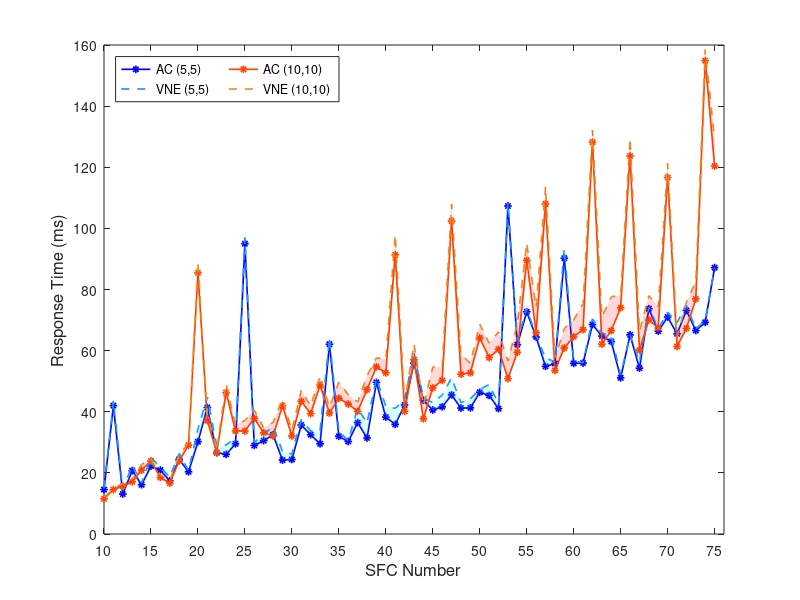

Write MATLAB code to recreate this figure.
clc
clearvars
close all


% 纵轴为运行时间的数据
color = ['#0072BD','#77AC30','#D95319',	'#7E2F8E',	'#EDB120'];
sfc_num= [10, 11, 12, 13, 14, 15, 16, 17, 18, 19, 20, 21, 22, 23, 24, 25, 26, 27, 28, 29, 30, 31, 32, 33, 34, 35, 36, 37, 38, 39, 40, 41, 42, 43, 44, 45, 46, 47, 48, 49, 50, 51, 52, 53, 54, 55, 56, 57, 58, 59, 60, 61, 62, 63, 64, 65, 66, 67, 68, 69, 70, 71, 72, 73, 74, 75];

% ac_duration = [0.007128900000000105, 0.007769899999999996, 0.009443400000000324, 0.008900499999999756, 0.02828469999999994, 0.010093400000000141, 0.015532800000000346, 0.012961900000000082, 0.01125430000000005, 0.013493200000000094, 0.014357400000000187, 0.013367699999999871, 0.015126899999999832, 0.021222499999999922, 0.019562300000000032, 0.021875899999999948, 0.02206650000000021, 0.024029099999999914, 0.0224445000000002, 0.021423200000000087, 0.023065800000000358, 0.021336699999999986, 0.02428410000000003, 0.02402919999999975, 0.024617600000000017, 0.023813000000000084, 0.024326000000000292, 0.025383000000000155, 0.024995999999999796, 0.026695200000000252, 0.02524689999999996, 0.027900100000000094, 0.02505170000000012, 0.026897599999999855, 0.027756399999999903, 0.027472299999999894, 0.028657000000000377, 0.028418600000000183, 0.05830370000000018, 0.029331899999999855, 0.029827599999999954] ;
% VNE_duration = [0.00863809999999976, 0.008984799999999904, 0.013090700000000233, 0.011346799999999657, 0.02924339999999992, 0.01089360000000017, 0.01791570000000009, 0.01480630000000005, 0.014243299999999959, 0.02116130000000016, 0.018841600000000014, 0.01922310000000005, 0.0234877, 0.02559900000000015, 0.025266199999999905, 0.030660099999999968, 0.03498860000000015, 0.03011600000000003, 0.02484490000000017, 0.03329449999999978, 0.02757820000000022, 0.02888309999999983, 0.026155699999999893, 0.027589699999999606, 0.03295640000000022, 0.033654000000000295, 0.026961800000000036, 0.030502499999999877, 0.034228099999999984, 0.034123000000000125, 0.03407820000000017, 0.031031900000000334, 0.034303799999999995, 0.0295141000000001, 0.037971999999999895, 0.03293210000000002, 0.031708200000000186, 0.033485100000000045, 0.06338279999999985, 0.03260609999999975, 0.03213350000000004] ;


% ac_duration_5 = [0.0075494000000002615, 0.009075699999999909, 0.011228000000000016, 0.01013860000000033, 0.03803650000000003, 0.011077600000000132, 0.013498599999999694, 0.013995599999999886, 0.013459099999999946, 0.018773200000000045, 0.02372160000000001, 0.023338400000000092, 0.01581530000000031, 0.0181180000000003, 0.017897699999999794, 0.017923300000000086, 0.017000799999999927, 0.019462700000000055, 0.02086980000000027, 0.01815049999999996, 0.020878199999999847, 0.02087260000000013, 0.020890000000000075, 0.02248109999999981, 0.020358700000000063, 0.022898699999999828, 0.025149800000000333, 0.0220186, 0.02753110000000003, 0.02500619999999998, 0.026377199999999767, 0.033728599999999886, 0.026001599999999847, 0.02523989999999987, 0.02769379999999977, 0.026455600000000246, 0.026169300000000284, 0.028556700000000212, 0.05511580000000027, 0.026176399999999767, 0.029789199999999738] ;
% VNE_duration_5 = [0.00799240000000001, 0.010352799999999718, 0.013792000000000026, 0.01595890000000022, 0.0416512, 0.016999600000000115, 0.019991999999999788, 0.017279799999999845, 0.01638509999999993, 0.026685599999999976, 0.025831099999999996, 0.026401700000000083, 0.017953600000000236, 0.02192740000000004, 0.021953799999999912, 0.021841600000000128, 0.02933880000000011, 0.02433659999999982, 0.028070599999999946, 0.021843499999999683, 0.023979399999999984, 0.024293699999999863, 0.028322100000000017, 0.03325699999999987, 0.03886199999999995, 0.029395200000000177, 0.036716300000000146, 0.025477900000000275, 0.032089500000000104, 0.03299329999999978, 0.03869949999999989, 0.03959980000000041, 0.047357099999999264, 0.030674999999999564, 0.042761999999999745, 0.03494330000000012, 0.02927970000000002, 0.032337400000000294, 0.06274279999999965, 0.0412126000000006, 0.043098899999999496] ;
% 
% ac_duration_10 = [0.006424099999999822, 0.006762099999999993, 0.007394500000000193, 0.007764799999999905, 0.030212399999999917, 0.012118000000000073, 0.010428299999999613, 0.010108800000000251, 0.010947700000000005, 0.014686499999999825, 0.012973000000000123, 0.013125899999999913, 0.013242299999999929, 0.016923900000000103, 0.013659500000000158, 0.016559400000000224, 0.016687799999999697, 0.018345000000000056, 0.01743030000000001, 0.016970199999999824, 0.019144700000000014, 0.02003010000000005, 0.019210100000000008, 0.029322300000000023, 0.02489150000000029, 0.021030000000000104, 0.022590699999999853, 0.021879000000000204, 0.024938799999999706, 0.02275830000000001, 0.022795899999999758, 0.026352000000000153, 0.02551939999999986, 0.025904299999999658, 0.02345279999999983, 0.02632279999999998, 0.026092499999999852, 0.026510000000000034, 0.06325850000000033, 0.026076300000000163, 0.027644000000000002, 0.03495319999999991, 0.037808500000000134, 0.03712869999999979, 0.04190510000000014, 0.04488389999999942, 0.04056149999999992, 0.04157900000000048, 0.039630500000000346, 0.03661250000000038, 0.0353772999999995, 0.036048299999999145, 0.04479569999999988, 0.036905100000000246, 0.04314730000000022, 0.03550770000000014, 0.04050129999999985, 0.0799152000000003, 0.03623439999999967, 0.035868699999999976, 0.03506330000000002, 0.03713320000000042, 0.03878860000000017, 0.03785209999999939, 0.034658700000000486, 0.039168400000000325] ;
% VNE_duration_10 = [0.007238000000000078, 0.008315300000000025, 0.010803000000000118, 0.009577999999999864, 0.033313200000000265, 0.013867600000000202, 0.0208383999999997, 0.01852190000000009, 0.012447200000000436, 0.018870299999999673, 0.018925199999999975, 0.016242199999999762, 0.016585300000000025, 0.021712400000000187, 0.020507000000000275, 0.020467100000000293, 0.022668699999999653, 0.025286900000000223, 0.027724599999999988, 0.025017099999999903, 0.02120980000000028, 0.02579039999999999, 0.02606300000000017, 0.0378305000000001, 0.0313987, 0.033132699999999904, 0.03549029999999975, 0.025304400000000005, 0.030225100000000005, 0.0341203000000001, 0.025720799999999766, 0.03127710000000006, 0.03632249999999981, 0.031009199999999737, 0.029757800000000056, 0.031156399999999973, 0.03346260000000001, 0.028964800000000235, 0.06787410000000005, 0.03986270000000003, 0.039439500000000294, 0.0364336999999999, 0.05170110000000028, 0.04622769999999976, 0.04685209999999973, 0.06222689999999975, 0.04918979999999973, 0.04595519999999986, 0.0427837000000002, 0.039618400000000165, 0.04004029999999936, 0.049899699999999214, 0.05477220000000038, 0.05449839999999995, 0.045637499999999775, 0.0456707999999999, 0.044192800000000254, 0.08273080000000022, 0.04048599999999958, 0.03949179999999952, 0.03778400000000026, 0.03816310000000023, 0.03984919999999992, 0.04064319999999988, 0.04282520000000023, 0.04014270000000053] ;
% 
% ac_duration_5 = [0.006988799999999795, 0.011004100000000072, 0.009031900000000093, 0.010035100000000075, 0.0289299999999999, 0.01173219999999997, 0.012885000000000257, 0.012612400000000079, 0.012212999999999585, 0.014542599999999961, 0.013832799999999867, 0.014937200000000317, 0.015368899999999908, 0.015943800000000063, 0.016475499999999865, 0.01835399999999998, 0.016600599999999854, 0.020772400000000246, 0.02102050000000011, 0.024713399999999996, 0.024353099999999905, 0.024181899999999867, 0.022660000000000124, 0.02374210000000021, 0.024251500000000092, 0.023396699999999715, 0.026570899999999842, 0.026619400000000404, 0.025967399999999863, 0.026025600000000093, 0.026763900000000174, 0.03691230000000001, 0.029240399999999944, 0.03164570000000033, 0.029794800000000343, 0.031174699999999778, 0.029951400000000294, 0.032828300000000254, 0.058879399999999915, 0.039220000000000255, 0.034344499999999556, 0.03234389999999987, 0.04456569999999971, 0.03665580000000013, 0.05196730000000027, 0.04061459999999961, 0.039269599999999905, 0.04050490000000018, 0.038900200000000495, 0.03735040000000023, 0.037604400000000204, 0.039253699999999725, 0.04109950000000051, 0.03603280000000009, 0.03967419999999944, 0.038784699999999894, 0.08141689999999979, 0.0409991999999999, 0.04506090000000018, 0.040545500000000345, 0.04253509999999938, 0.04544050000000066, 0.05135799999999957, 0.050500899999999405, 0.054214899999999844, 0.05100130000000025] ;
% VNE_duration_5 = [0.00969679999999995, 0.013622699999999988, 0.01308829999999972, 0.013680499999999984, 0.03359639999999997, 0.015298799999999613, 0.015281800000000345, 0.017140500000000003, 0.015567699999999629, 0.019505699999999848, 0.017279600000000173, 0.01965159999999999, 0.021299099999999793, 0.020979499999999707, 0.02263130000000002, 0.028786800000000223, 0.027959000000000067, 0.03079760000000009, 0.028804000000000052, 0.029536299999999738, 0.029294399999999943, 0.03068049999999989, 0.02972419999999998, 0.03808100000000003, 0.03533579999999992, 0.034742800000000074, 0.0383798999999998, 0.036372800000000094, 0.037643199999999766, 0.037341999999999764, 0.039774899999999835, 0.04803770000000007, 0.03887760000000018, 0.03934950000000015, 0.035968400000000234, 0.047616300000000056, 0.04377380000000031, 0.04259170000000001, 0.0720354000000003, 0.06364590000000003, 0.05809730000000002, 0.04363789999999934, 0.04945989999999956, 0.049539300000000175, 0.05715249999999994, 0.04748109999999972, 0.07044530000000027, 0.04457900000000059, 0.05012710000000009, 0.048026899999999983, 0.047443100000000626, 0.06019989999999975, 0.05966360000000037, 0.05862869999999987, 0.04953479999999999, 0.049385500000000526, 0.08894730000000006, 0.04813370000000017, 0.056994300000000386, 0.04557729999999971, 0.04670479999999966, 0.053907999999999845, 0.0606169999999997, 0.05279679999999942, 0.06525219999999976, 0.06129120000000032] ;

% ac_duration_5 = [0.010988599999999682, 0.011287800000000292, 0.012170799999999815, 0.009325000000000028, 0.011290699999999987, 0.013497099999999929, 0.012196499999999943, 0.017801600000000306, 0.022415300000000027, 0.014664699999999975, 0.016215899999999728, 0.014575899999999642, 0.022391100000000108, 0.02616379999999996, 0.02061370000000018, 0.026747399999999644, 0.030819600000000058, 0.02422709999999917, 0.02477189999999929, 0.025023000000000017, 0.0186655, 0.02508599999999994, 0.022299199999999963, 0.027361799999999548, 0.02520420000000012, 0.025647699999999496, 0.03003680000000042, 0.029015300000000188, 0.025022900000000625, 0.06527640000000012, 0.030396800000000113, 0.02900040000000015, 0.03383029999999998, 0.04405449999999966, 0.0307713000000005, 0.03623370000000037, 0.03420280000000009, 0.03605370000000008, 0.03372689999999956, 0.03843619999999959, 0.03677620000000026, 0.03580359999999949, 0.03968419999999995, 0.035968000000000444, 0.031165100000000834, 0.04668310000000098, 0.029625400000000468, 0.03214779999999884, 0.04266089999999956, 0.045128499999998795, 0.033841900000000535, 0.034857300000000535, 0.04234010000000055, 0.03934280000000001, 0.03694940000000102, 0.03272729999999946, 0.034764900000000765, 0.03859049999999975, 0.02942479999999925, 0.03494230000000087, 0.03799240000000026, 0.034177399999999025, 0.05191830000000053, 0.03627640000000021, 0.048492200000000096, 0.042107500000000186] ;
% VNE_duration_5 = [0.015891599999999784, 0.014427400000000201, 0.014865099999999742, 0.010535299999999914, 0.013736699999999935, 0.021784799999999827, 0.015071400000000068, 0.021180900000000058, 0.024551100000000048, 0.01723920000000012, 0.018453399999999842, 0.018188699999999614, 0.031395199999999956, 0.030582600000000237, 0.025831300000000113, 0.03240770000000026, 0.03393930000000012, 0.03549259999999954, 0.025424099999999505, 0.0291446999999998, 0.02325379999999999, 0.03511319999999962, 0.024829100000000714, 0.030192399999999786, 0.030288900000000396, 0.03389869999999995, 0.04000170000000036, 0.03124500000000019, 0.03361780000000003, 0.0666525, 0.03739399999999993, 0.03336220000000001, 0.038429100000000105, 0.049077200000000154, 0.034371199999999824, 0.0430117000000001, 0.03570519999999977, 0.04125639999999997, 0.03830819999999946, 0.04318569999999866, 0.03889060000000022, 0.0396339999999995, 0.042851399999999984, 0.038118300000000715, 0.034647500000000164, 0.048719399999999524, 0.0352850999999994, 0.032173600000000135, 0.050665099999999796, 0.0479699999999994, 0.03718580000000138, 0.036168699999999276, 0.04293350000000018, 0.04117769999999865, 0.03755729999999957, 0.0331866999999999, 0.03666800000000059, 0.0395430999999995, 0.03522009999999831, 0.03495709999999974, 0.03991710000000026, 0.03481569999999934, 0.05495269999999941, 0.03653880000000065, 0.04950840000000056, 0.04411400000000043] ;
% VNE_duration_10 = [0.013390400000000025, 0.01792809999999978, 0.01554000000000011, 0.013744399999999768, 0.05188940000000031, 0.022917000000000076, 0.020496599999999976, 0.023540899999999976, 0.023270500000000194, 0.029148000000000174, 0.029151200000000266, 0.028465000000000185, 0.03379719999999997, 0.03770000000000007, 0.028694099999999167, 0.030829899999999633, 0.02905430000000031, 0.03147890000000064, 0.06364830000000055, 0.028501100000000612, 0.026774099999999912, 0.03368739999999981, 0.047261000000000664, 0.034942700000000215, 0.03509190000000029, 0.04523450000000029, 0.03187999999999924, 0.03993869999999955, 0.04426090000000027, 0.028585399999999872, 0.03516279999999927, 0.041769500000000015, 0.03142610000000001, 0.054562699999999964, 0.04498899999999928, 0.04036680000000015, 0.051946599999999954, 0.07714070000000017, 0.04308259999999997, 0.049420200000000136, 0.04031230000000008, 0.04499509999999951, 0.048473400000000666, 0.04903620000000153, 0.09914110000000065, 0.057194599999998985, 0.032894200000001206, 0.037589499999999276, 0.05831640000000071, 0.04157410000000006, 0.03498270000000048, 0.03909460000000031, 0.03538720000000062, 0.04327020000000026, 0.03528140000000057, 0.032157599999999675, 0.07719099999999912, 0.03327119999999972, 0.0401454999999995, 0.03550490000000117, 0.0341313999999997, 0.04377419999999965, 0.04884170000000054, 0.04531010000000002, 0.03726830000000092, 0.037334400000000656] ;
% ac_duration_10 = [0.011273999999999784, 0.01763939999999975, 0.013086600000000281, 0.011457199999999723, 0.04438580000000014, 0.01763799999999982, 0.015390699999999757, 0.0205495, 0.018554200000000076, 0.026801299999999806, 0.02237050000000007, 0.0210534, 0.031113200000000063, 0.0263637000000001, 0.02430059999999923, 0.021003799999999906, 0.023927800000000055, 0.02277880000000021, 0.058464600000000644, 0.0237027000000003, 0.022064799999999885, 0.032391099999999895, 0.03982390000000002, 0.029207000000000427, 0.03307799999999972, 0.03862610000000011, 0.028596399999999633, 0.032540199999999686, 0.03827939999999952, 0.023621999999999588, 0.02937820000000002, 0.03687580000000068, 0.02570989999999984, 0.04914419999999975, 0.03764029999999963, 0.0332808, 0.04381700000000066, 0.07252240000000043, 0.038177799999999706, 0.04374919999999882, 0.03692920000000122, 0.04036799999999907, 0.04197170000000128, 0.04407710000000087, 0.09161680000000061, 0.043537099999999995, 0.03202200000000133, 0.03587689999999988, 0.05200080000000007, 0.03297369999999944, 0.030436800000000375, 0.03592839999999953, 0.032268900000000045, 0.04097609999999996, 0.03065980000000046, 0.029993499999999784, 0.07502239999999993, 0.03274419999999978, 0.03849049999999998, 0.032879300000001166, 0.032417099999999976, 0.04129250000000084, 0.045794600000000685, 0.04150619999999883, 0.03667689999999979, 0.0362707000000011] ;    

% ac_duration_15 = [0.016640800000000233, 0.04615159999999996, 0.013345500000000232, 0.022086300000000225, 0.04514189999999996, 0.018083199999999966, 0.013309899999999875, 0.027359899999999993, 0.018344700000000103, 0.020990299999999795, 0.015138300000000271, 0.025671800000000022, 0.023555699999999735, 0.024109799999999737, 0.02114240000000045, 0.028673300000000346, 0.024757600000000046, 0.02096470000000039, 0.02692879999999942, 0.022660699999999423, 0.028532099999999616, 0.03575890000000026, 0.029198000000000057, 0.025907999999999376, 0.024726900000000107, 0.029018900000000514, 0.03560059999999954, 0.030988199999999466, 0.036206500000000474, 0.03978269999999995, 0.031928100000000015, 0.0327320999999996, 0.04165650000000021, 0.04089070000000028, 0.033554599999999546, 0.035636199999999896, 0.038954699999999676, 0.04285099999999975, 0.03435120000000147, 0.04022540000000063, 0.03726990000000008, 0.04799769999999981, 0.04119310000000098, 0.04284009999999938, 0.0792351, 0.0479617999999995, 0.03749739999999946, 0.05572679999999863, 0.04967390000000016, 0.03854160000000029, 0.08194510000000044, 0.034225400000000405, 0.03509219999999935, 0.04024380000000072, 0.040749099999999316, 0.044543700000000186, 0.040605899999999195, 0.044888199999999046, 0.04146750000000132, 0.04790650000000163, 0.04018439999999934, 0.08081899999999997, 0.045497499999999746, 0.04386919999999961, 0.04693579999999997, 0.05096230000000013] ;
% VNE_duration_15 = [0.018505600000000122, 0.04760030000000004, 0.014325400000000155, 0.028911799999999932, 0.04970859999999977, 0.019383599999999834, 0.015304200000000101, 0.032762300000000355, 0.021754800000000074, 0.022662599999999866, 0.02018820000000021, 0.027424400000000126, 0.03137229999999969, 0.02686820000000001, 0.022564899999999888, 0.031098800000000537, 0.03665689999999966, 0.026168400000000425, 0.035541699999999565, 0.03136219999999934, 0.03390160000000009, 0.040421300000000215, 0.03380079999999985, 0.03252329999999937, 0.032881900000000464, 0.03535160000000026, 0.04488800000000026, 0.039549899999999916, 0.04339870000000001, 0.049827299999999575, 0.039512000000000214, 0.040061500000000194, 0.048025100000000265, 0.0523454000000001, 0.0469084999999998, 0.0480482999999996, 0.0527728999999999, 0.05794639999999962, 0.048368300000001696, 0.057433200000000184, 0.04674580000000006, 0.05699729999999903, 0.05012040000000084, 0.05531350000000046, 0.0925438000000014, 0.05943689999999968, 0.04439310000000063, 0.06610049999999923, 0.05963839999999898, 0.049855300000000824, 0.08879649999999906, 0.04371550000000113, 0.05049679999999945, 0.04686320000000066, 0.05716819999999956, 0.05289909999999942, 0.05151530000000015, 0.05206409999999906, 0.05146150000000027, 0.05318060000000102, 0.04739899999999864, 0.09295170000000041, 0.052196799999999044, 0.0555772999999995, 0.05581419999999859, 0.06216889999999964] ;

ac_duration_5_temp = [0.01453110000000013, 0.0420183999999999, 0.013081200000000237, 0.020739299999999794, 0.016115199999999774, 0.022203299999999704, 0.020931899999999892, 0.017426299999999895, 0.024424199999999896, 0.020356099999999877, 0.030215399999999892, 0.04141359999999983, 0.026614700000000102, 0.026054199999999916, 0.029522099999999885, 0.09499120000000039, 0.028972500000000068, 0.030552300000000088, 0.032487600000000505, 0.024170200000000364, 0.024378800000000034, 0.03566929999999946, 0.032496300000000033, 0.02952020000000033, 0.06210540000000009, 0.031979000000000646, 0.03026440000000008, 0.03644619999999943, 0.031426399999999965, 0.0496004000000001, 0.03824770000000033, 0.0358723000000003, 0.04221900000000023, 0.055898100000000284, 0.04372310000000024, 0.04057789999999972, 0.04162189999999999, 0.0454996999999997, 0.041212200000000365, 0.041281800000000146, 0.04636340000000061, 0.04534100000000052, 0.04102089999999947, 0.10732340000000029, 0.06196080000000048, 0.07271619999999945, 0.06446690000000022, 0.05483790000000077, 0.05577849999999973, 0.09023599999999998, 0.05583600000000022, 0.05594050000000017, 0.06854339999999937, 0.06476140000000008, 0.0629919000000001, 0.051088299999999975, 0.0651533999999998, 0.054277499999999534, 0.07372570000000067, 0.06636639999999971, 0.0709944999999994, 0.06550980000000095, 0.07314859999999967, 0.06658719999999896, 0.0692572000000009, 0.08715529999999916] ;
VNE_duration_5_temp = [0.014939800000000059, 0.04357180000000005, 0.014445700000000006, 0.022529299999999974, 0.0166801999999997, 0.025099499999999608, 0.021733900000000084, 0.018701599999999985, 0.026329500000000117, 0.020716600000000085, 0.03431160000000011, 0.0447744000000001, 0.028800600000000287, 0.029097999999999846, 0.03147840000000013, 0.09701139999999997, 0.030059299999999567, 0.03247050000000051, 0.0353387000000005, 0.02697649999999996, 0.026118499999999933, 0.03745770000000004, 0.03366459999999982, 0.03388170000000024, 0.06404520000000069, 0.033641000000000254, 0.030564900000000783, 0.04102959999999989, 0.036323799999999906, 0.05094580000000004, 0.04175730000000044, 0.04109660000000037, 0.04401860000000024, 0.05915370000000042, 0.04447950000000045, 0.04298650000000048, 0.0454485, 0.05107199999999956, 0.04294520000000013, 0.04419470000000025, 0.047320700000000215, 0.048906500000000186, 0.04256259999999923, 0.10855670000000028, 0.06337159999999997, 0.07386729999999986, 0.06484709999999971, 0.057575400000000165, 0.05635339999999989, 0.0935018999999997, 0.05661430000000056, 0.05602299999999971, 0.07037789999999866, 0.06578799999999951, 0.06480999999999959, 0.05205340000000014, 0.06517189999999928, 0.05641920000000056, 0.07423980000000086, 0.0670932999999998, 0.07260489999999997, 0.0691676999999995, 0.07477030000000084, 0.0671255999999989, 0.06985990000000086, 0.08718189999999915] ;
VNE_duration_10_temp = [0.012017600000000073, 0.01475570000000026, 0.016573499999999797, 0.0179469000000001, 0.02274670000000034, 0.024439699999999842, 0.019309400000000032, 0.01750269999999965, 0.02573570000000025, 0.02995689999999973, 0.08888339999999983, 0.03907919999999976, 0.027613600000000016, 0.049009099999999695, 0.03566119999999984, 0.03714059999999986, 0.040592000000000183, 0.03480810000000023, 0.03647870000000086, 0.04410690000000006, 0.03389400000000009, 0.047056200000000104, 0.04187560000000001, 0.05164520000000028, 0.0414867000000001, 0.049740200000000456, 0.04560049999999993, 0.0431828000000003, 0.05180119999999988, 0.057640200000000696, 0.057293200000000155, 0.09804389999999952, 0.04314600000000013, 0.06220049999999944, 0.04214790000000068, 0.05471019999999971, 0.05475669999999955, 0.10793790000000048, 0.05862189999999945, 0.055934799999999285, 0.06866510000000048, 0.06247299999999978, 0.06616070000000018, 0.056582699999999875, 0.0687989, 0.09517189999999953, 0.07413269999999983, 0.11362739999999949, 0.057682900000000537, 0.06721929999999965, 0.07008940000000052, 0.07541069999999905, 0.13213950000000096, 0.0710474000000012, 0.07764090000000046, 0.07811180000000029, 0.1296280000000003, 0.06631669999999978, 0.07799520000000015, 0.07441730000000035, 0.12131619999999899, 0.06435190000000013, 0.07589829999999864, 0.08259069999999902, 0.15847559999999916, 0.12920770000000026] ;
ac_duration_10_temp = [0.011512800000000212, 0.014528500000000388, 0.015635699999999808, 0.017090400000000283, 0.0208870000000001, 0.023906800000000228, 0.018469399999999858, 0.016651599999999878, 0.02392160000000043, 0.02903969999999978, 0.08543719999999988, 0.03709220000000002, 0.026623900000000145, 0.046255899999999794, 0.033730999999999955, 0.0336584000000002, 0.03782240000000048, 0.03308789999999995, 0.03208060000000046, 0.041916499999999246, 0.03205879999999972, 0.04342450000000042, 0.0393713, 0.0486228999999998, 0.03956230000000005, 0.0444167000000002, 0.04250499999999935, 0.04012029999999989, 0.04720190000000013, 0.05466879999999996, 0.05272249999999978, 0.09133519999999962, 0.04011259999999961, 0.057031799999999855, 0.0377080000000003, 0.0477962999999999, 0.05025909999999989, 0.10240430000000078, 0.05228379999999966, 0.052724699999999736, 0.06415220000000055, 0.05769719999999978, 0.060419900000000304, 0.05083370000000009, 0.059445099999999584, 0.08953699999999998, 0.06585840000000065, 0.1080034999999997, 0.05351879999999998, 0.060856999999999495, 0.06455749999999938, 0.06684800000000024, 0.12822140000000104, 0.06211539999999971, 0.06652030000000053, 0.07404089999999997, 0.12367900000000098, 0.06013160000000006, 0.07001679999999944, 0.0674311000000003, 0.11661709999999914, 0.06135089999999899, 0.06728099999999948, 0.07691189999999892, 0.15486360000000055, 0.12039889999999964] ;

mag = 1000; %因为是ms，纵轴乘以1000

ac_duration_5 = ac_duration_5_temp * mag;
VNE_duration_5 = VNE_duration_5_temp * mag;
ac_duration_10 = ac_duration_10_temp * mag;
VNE_duration_10 = VNE_duration_10_temp * mag;


%线性，颜色，标记
plot(sfc_num,ac_duration_5,'-*','color','#0000FF','linewidth',1.2,'markersize',5.5,'markerfacecolor','#0000FF','DisplayName', 'AC (5,5)');hold on
plot(sfc_num,VNE_duration_5,'--','color','#1E90FF','linewidth',1.2,'markersize',5.5,'markerfacecolor','#1E90FF','DisplayName', 'VNE (5,5)');hold on
plot(sfc_num,ac_duration_10,'-*','color','#FF4500','linewidth',1.2,'markersize',5.5,'markerfacecolor','#FF4500','DisplayName', 'AC (10,10)');hold on
plot(sfc_num,VNE_duration_10,'--','color','#ED9121','linewidth',1.2,'markersize',5.5,'markerfacecolor','#ED9121','DisplayName', 'VNE (10,10)');hold on
% plot(sfc_num,ac_duration_15,'-*','color','#3D9140','linewidth',1.2,'markersize',5.5,'markerfacecolor','#3D9140','DisplayName', 'AC (15,15)');hold on
% plot(sfc_num,VNE_duration_15,'--','color','#00C957','linewidth',1.2,'markersize',5.5,'markerfacecolor','#00C957','DisplayName', 'VNE (15,15)');hold on


% 创建阴影效果
x_fill = [sfc_num, fliplr(sfc_num)];  % x坐标
y1_fill = [ac_duration_5, fliplr(VNE_duration_5)];  % y坐标
y2_fill = [ac_duration_10, fliplr(VNE_duration_10)];  % y坐标
% y3_fill = [ac_duration_15, fliplr(VNE_duration_15)];  % y坐标

alpha = 0.15;
patch(x_fill, y1_fill, 'c', 'FaceAlpha', alpha,'EdgeColor','none', 'HandleVisibility', 'off');
patch(x_fill, y2_fill, 'R', 'FaceAlpha', alpha,'EdgeColor','none', 'HandleVisibility', 'off');
% patch(x_fill, y3_fill, 'g', 'FaceAlpha', alpha,'EdgeColor','none', 'HandleVisibility', 'off');


x_range_min = 10;
x_range_max = 76;
y_range = 0.16*mag;
fontsize = 14;
axis([x_range_min,x_range_max,0,y_range])  %确定x轴与y轴框图大小
set(gca,'XTick',[x_range_min:5:x_range_max]) %x轴范围1-6，间隔1
set(gca,'YTick',[0:0.02*mag:y_range]) %y轴范围0-700，间隔100
%添加数量级
% ax = gca;
% ax.YAxis.Exponent = -3;
legend('NumColumns',2,'Location','northwest');   %右上角标注
xlabel('SFC Number','FontSize',12)  %x轴坐标描述
ylabel('Response Time (ms)','FontSize',12) %y轴坐标描述

% 
% %绘制子图
% axes('Position',[0.1847,0.3794,0.3879,0.3471]); % 生成子图 最简单的方式
% node_num= [12, 13, 14, 15, 16, 17];
% abstract_size= [ 264, 312, 392, 420, 512, 544];
% logical_size= [ 2948, 2880, 3854, 2419, 4914, 5336];
% INFOCOM_size= [ 5184, 6084, 7056, 8100, 9216, 10404];
% ACM_size= [ 2904, 3744, 5096, 5880, 7680, 8704];
% pruned_size= [ 1200, 1280, 1600, 875, 2379, 1221];
% %线性，颜色，标记
% plot(node_num,abstract_time,'-*','color','#0000FF','linewidth',1.2,'markersize',5.5,'markerfacecolor','#0000FF');hold on
% plot(node_num,logical_size,'-o','color','#77AC30','linewidth',1.2,'markersize',5.5,'markerfacecolor','#77AC30');hold on
% plot(node_num,INFOCOM_size,'-^','color','#ffb61e','linewidth',1.2,'markersize',5.5,'markerfacecolor','#ffb61e');hold on
% % plot(node_num,info_pruned_size,'-v','color','#c93756','linewidth',1.2,'markersize',5.5,'markerfacecolor','#c93756');hold on
% plot(node_num,ACM_size,'-p','color','#801dae','linewidth',1.2,'markersize',5.5,'markerfacecolor','#801dae');hold on
% plot(node_num,pruned_size,'-s','color','#ff0097','linewidth',1.2,'markersize',5.5,'markerfacecolor','#ff0097');hold on
% 
% x_range_min = 11;
% x_range_max = 18;
% y_range = 10000;
% fontsize = 14;
% set(gca,'XTick',[x_range_min:1:x_range_max]) %x轴范围1-6，间隔1
% set(gca,'YTick',[0:1000:y_range]) %y轴范围0-700，间隔100
% %添加数量级
% ax = gca;
% ax.YAxis.Exponent = 4;


%画图中的两条绿线
% X1=8200; Y1=25;
% X2=14000;Y2=5.5;
% A=[X1,X2];B=[Y1,Y2];hold on;
% h2=plot(A,B,'-g','LineWidth',1);
% X1=18100; Y1=25;
% X2=15000;Y2=5.5;
% A=[X1,X2];B=[Y1,Y2];hold on;
% h3=plot(A,B,'-g','LineWidth',1);
% legend(h1,'signal')%仅标注信号图
%绿线绘制结束


% 生成蓝色框
% annotation('rectangle',[0.67,0.34,0.04,0.08],'LineStyle','-','Color','b','LineWidth',0.7)

% %绘制线条1
% x = [0.5581 0.5581];
% y = [0.1159 0.3369];
% 
% annotation('line',x,y,'linewidth',1.2,'linestyle','--')
% 
% %绘制线条1
% x = [0.3933 0.3933];
% y = [0.1159 0.284];
% annotation('line',x,y,'linewidth',1.2,'linestyle','--')
% 
% %绘制箭头
% x = [0.4766 0.4401];
% y = [0.2439 0.319];
% annotation('arrow',x,y,'linewidth',1.2)
